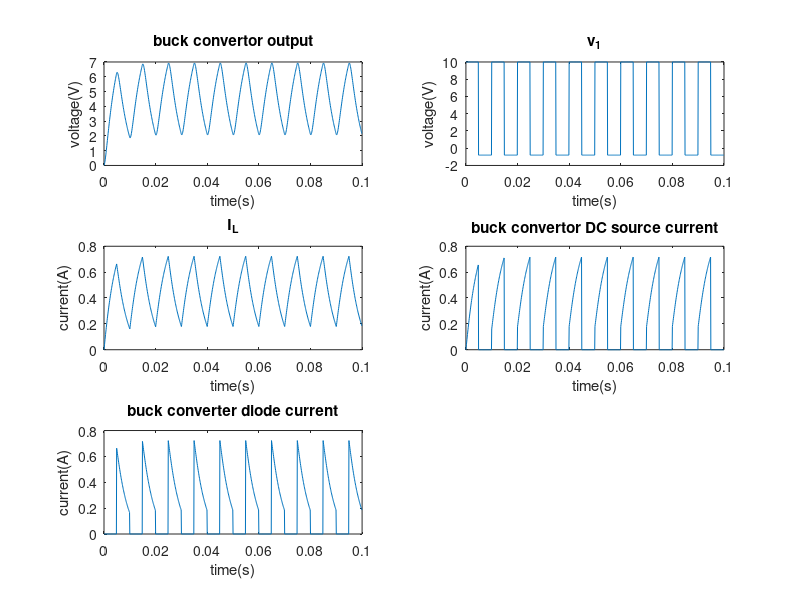

MATLAB code for this plot:
%converting L and C components to parrallel resistor  and currnet source
close all
clear all

T = 1/10000; %sampling time
tsw = 1/100; % switching frequency
D = .5; % duty ratio

L = 50*1e-3;
C = 50*1e-6;
R = 10;

A = [   T/(2*L)      ,  -T/(2*L)                  ,   1   ;...
        -T/(2*L)     ,  (T/(2*L)+ (2*C)/T +1/R)   ,   0   ;...
        1            ,  0                         ,   0    ];

A_b = inv(A); 

%switch open at t=0
v_1 = 0;
v_2 = 0;
I_E = 0;

I_L = 0;
I_C = 0;
E_val = 10;


N = 10;              %switchings
sampling = tsw/T;    %sampling per switching period
on_time = sampling*D;        %switch close time

v1_vect2 = [];
v2_vect2 = [];
IL_vect2 = [];
Ie_vect2 = [];
Id_vect2 = [];
ind1 = T/L;
cap1= (4*C)/T;
temp =zeros(3,1);
for i = (1:N)
    for j = (1:sampling)
        
        if(j<on_time) % switching
            E = E_val;
        else
            E = -0.8;%because of  diode
        end
        
        I_L = I_L  + (v_1-v_2)*T/L;
        %I_L = I_L  + (temp(1)-temp(2))*ind1;
        I_C = -I_C + 4*v_2*C/T;
        %I_C = -I_C + temp(2)*cap1;
        
        temp = A\[-I_L  ;  I_L + I_C  ; E];
        v_1 = temp(1);
        v_2 = temp(2);
        I_E = temp(3);
        v1_vect2 = [v1_vect2; v_1];
        v2_vect2 = [v2_vect2; v_2];         
        IL_vect2 = [IL_vect2; I_L];
        
        if(v_1>=0) % because of the diode
            I_E=I_L;
            I_d = 0;
        else
            I_d = I_L;
            I_E = 0;
        end
        Id_vect2 = [Id_vect2; I_d];
        Ie_vect2 = [Ie_vect2; I_E];
    end
end

figure1=figure;
time = (0:T:(N*sampling-1)*T);
subplot(3,2,1)
plot(time,v2_vect2)
title('buck convertor output')
xlabel('time(s)')
ylabel('voltage(V)')
%saveas(figure1,'v2_voltage.jpg');

%figure2=figure; 
subplot(3,2,2)
plot(time,v1_vect2)
title('v_1')
xlabel('time(s)')
ylabel('voltage(V)')
%saveas(figure2,'v1_voltage.jpg');

%figure3=figure; 
subplot(3,2,3)
plot(time,IL_vect2)
title('I_L')
xlabel('time(s)')
ylabel('current(A)')
%saveas(figure3,'inductor_current.jpg');

%figure4=figure; 
subplot(3,2,4)
plot(time,Ie_vect2)
title('buck convertor DC source current')
xlabel('time(s)')
ylabel('current(A)')
%saveas(figure4,'DC_source_current.jpg');

%figure5=figure; 
subplot(3,2,5)
plot(time,Id_vect2)
title('buck converter diode current')
xlabel('time(s)')
ylabel('current(A)')
%saveas(figure5,'diode_current.jpg');

